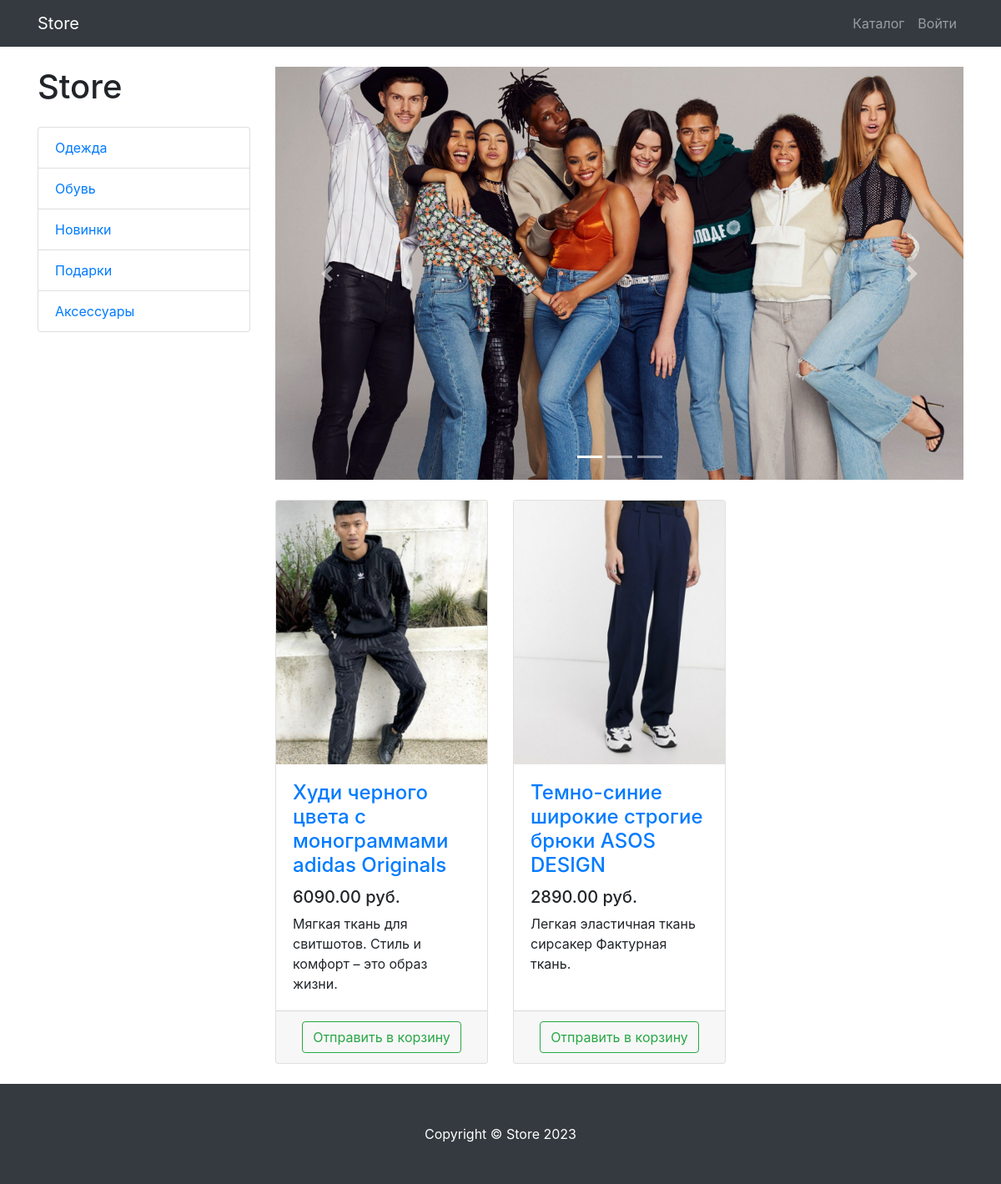
The page /products/category/1/ on the database as committed earlier.
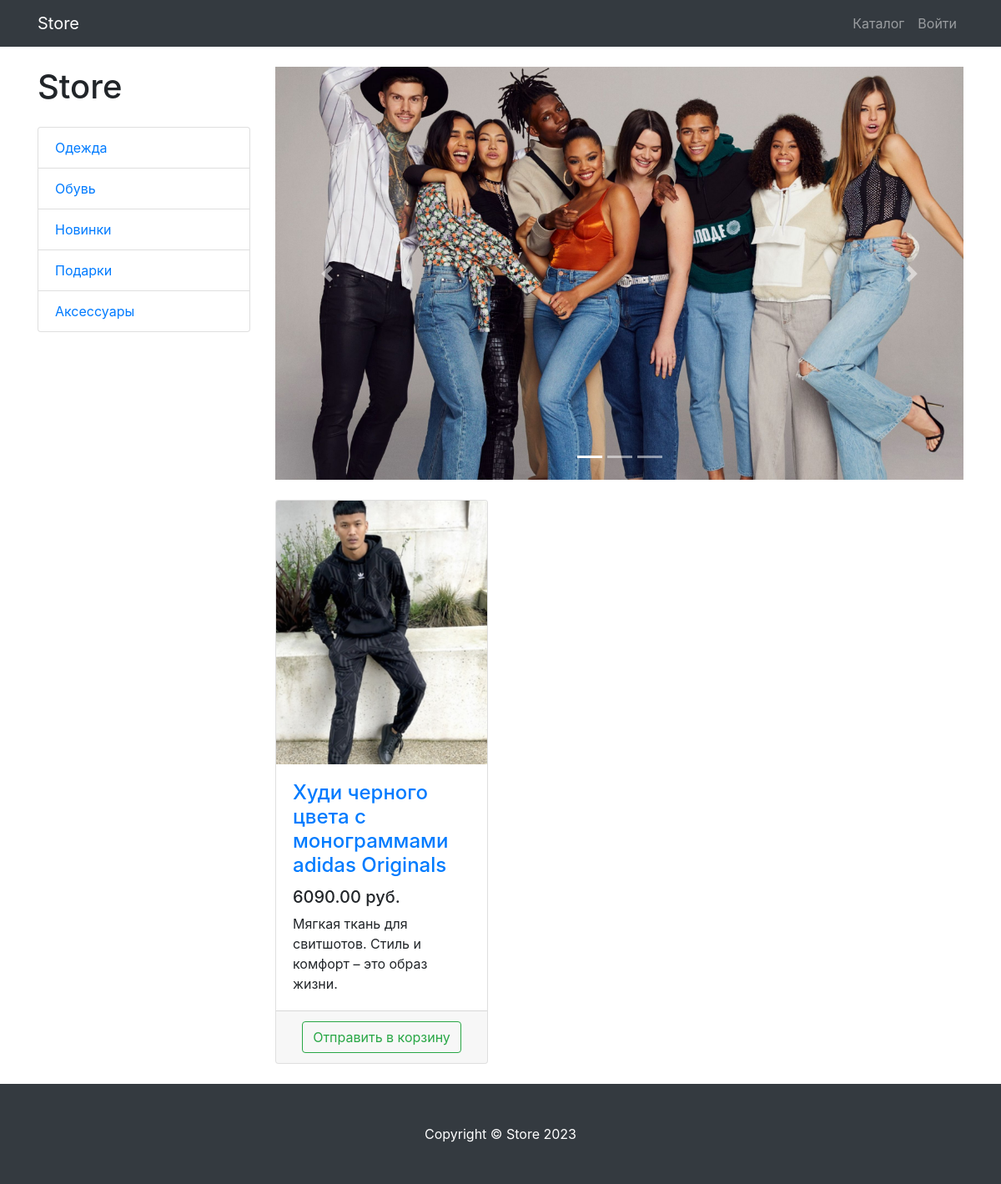
The same page on the database as committed later.
### products/models.py (models this page shows, shortened)
class ProductCategory(models.Model):
    name = models.CharField(max_length=128, unique=True)  # max_length - обязательный атрибут для типа CharField
    description = models.TextField(null=True, blank=True)
    class Meta:
        verbose_name = 'Категория'
        verbose_name_plural = 'Категории'

class Product(models.Model):
    name = models.CharField(max_length=256)
    description = models.TextField()
    price = models.DecimalField(max_digits=8, decimal_places=2)
    quantity = models.PositiveIntegerField(default=0)
    image = models.ImageField(upload_to='products_images')
    category = models.ForeignKey(to=ProductCategory, on_delete=models.CASCADE)
    class Meta:
        verbose_name = 'Продукт'
        verbose_name_plural = 'Продукция'

### products/views.py (the view)
# urls.py: path('', ProductsListView.as_view(), name='index'),
class ProductsListView(ListView):
    model = Product
    template_name = 'products/products.html'
    paginate_by = 3
    def get_queryset(self):
        queryset = super(ProductsListView, self).get_queryset()  # Product.objects.all()
        category_id = self.kwargs.get('category_id')  # kwargs - словарик переданных данных; ключ должен совпадать с динамической переменной в URLS.py
        return queryset.filter(category_id=category_id) if category_id else queryset
    def get_context_data(self, *, object_list=None, **kwargs):
        context = super(ProductsListView, self).get_context_data()  # вызов родительского класса перед добавлением своих параметров
        context['title'] = 'Store - Каталог'
        context['categories'] = ProductCategory.objects.all()
        return context

### products/templates/products/products.html (shortened to what this page needs)
{% extends 'products/base.html'%}
{% load static %}
{% block css %}
<link href="{% static 'vendor/css/products.css' %}" rel="stylesheet">
{% endblock %}
{% block content %}
<div class="container">
    <div class="row">
        <div class="col-lg-3">
            <h1 class="my-4">Store</h1>
            <div class="list-group">
                {% for category in categories %}
                <a href="{% url 'products:category' category.id %}" class="list-group-item">{{ category.name }}</a>
                {% endfor %}
            </div>
        </div>
        <div class="col-lg-9">
            <div id="carouselExampleIndicators" class="carousel slide my-4" data-ride="carousel">
                <ol class="carousel-indicators">
                    <li data-target="#carouselExampleIndicators" data-slide-to="0" class="active"></li>
                    <li data-target="#carouselExampleIndicators" data-slide-to="1"></li>
                    <li data-target="#carouselExampleIndicators" data-slide-to="2"></li>
                </ol>
                <div class="carousel-inner" role="listbox">
                    <div class="carousel-item active">
                        <img class="d-block img-fluid" src="{% static 'vendor/img/slides/slide-1.jpg' %}"
                             alt="First slide">
                    </div>
                </div>
                <a class="carousel-control-prev" href="#carouselExampleIndicators" role="button" data-slide="prev">
                    <span class="carousel-control-prev-icon" aria-hidden="true"></span>
                </a>
                <a class="carousel-control-next" href="#carouselExampleIndicators" role="button" data-slide="next">
                    <span class="carousel-control-next-icon" aria-hidden="true"></span>
                </a>
            </div>
            <div class="row">
                {% for product in object_list %}
                <div class="col-lg-4 col-md-6 mb-4">
                    <div class="card h-100">
                        <a href="#">
                            <img class="card-img-top"
                                 alt="{{ product.description }}"
                                 src="{{ product.image.url }}">
                        </a>
                        <div class="card-body">
                            <h4 class="card-title">
                                <a href="#">{{ product.name }}</a>
                            </h4>
                            <h5>{{ product.price }} руб.</h5>
                            <p class="card-text">{{ product.description }}</p>
                        </div>
                        <div class="card-footer text-center">
                            <a href="{% url 'products:basket_add' product.id %} " class="btn btn-outline-success">
                                Отправить в корзину
                            </a>
                        </div>
                    </div>
                </div>
                {% endfor %}
            </div>
        </div>
    </div>
</div>
{% endblock %}
{% block footer %}
<footer class="py-5 bg-dark">
    <div class="container">
        <p class="m-0 text-center text-white">Copyright &copy; Store 2023</p>
    </div>
</footer>
{% endblock %}

Rows that differ between the two databases and show on the page:
no longer on this page (row edited): Product: image (picture), name "Темно-синие широкие строгие брюки ASOS DESIGN", price "2890.00", description "Легкая эластичная ткань сирсакер Фактурная ткань."
